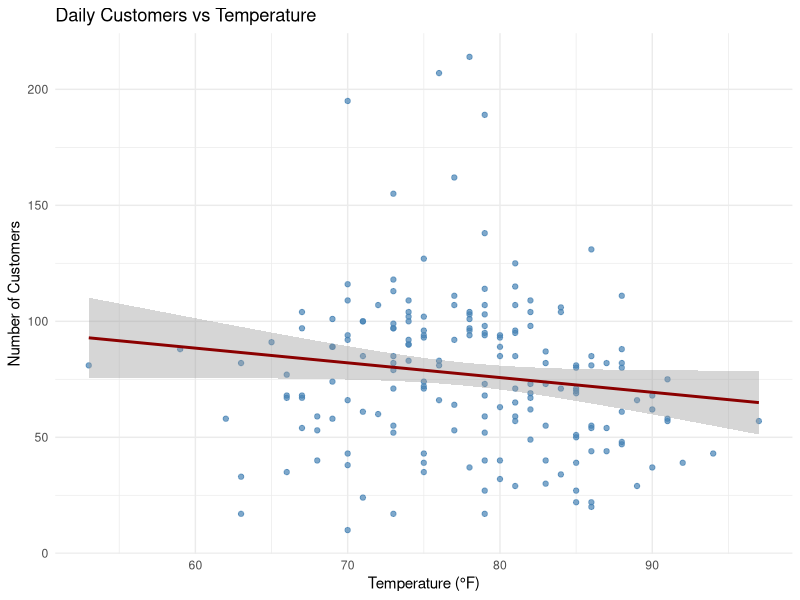
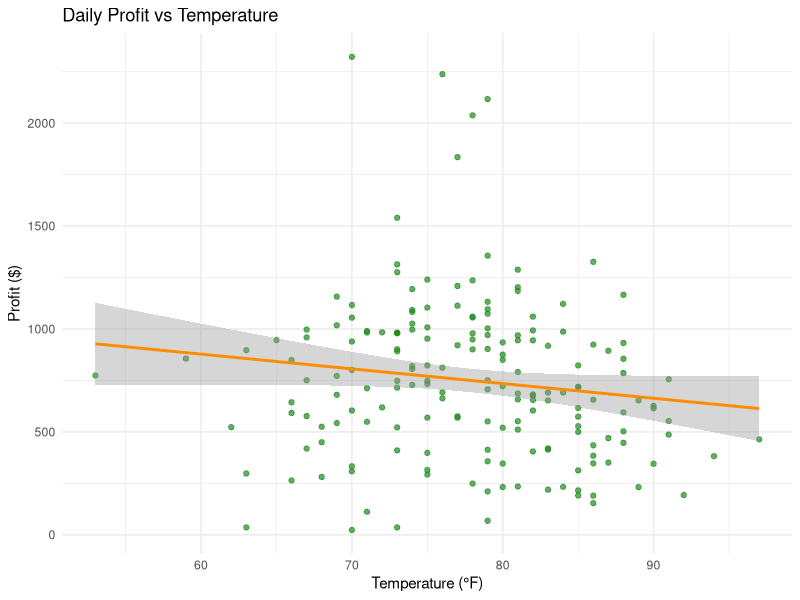
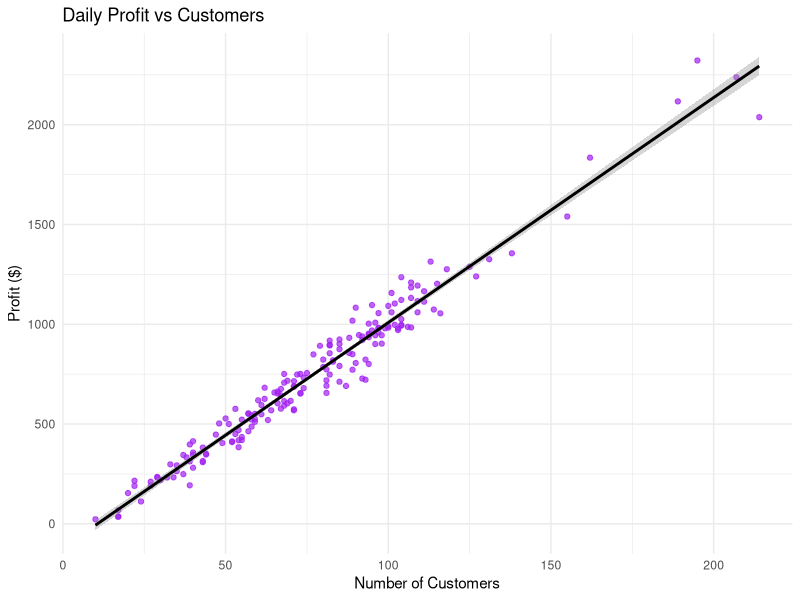
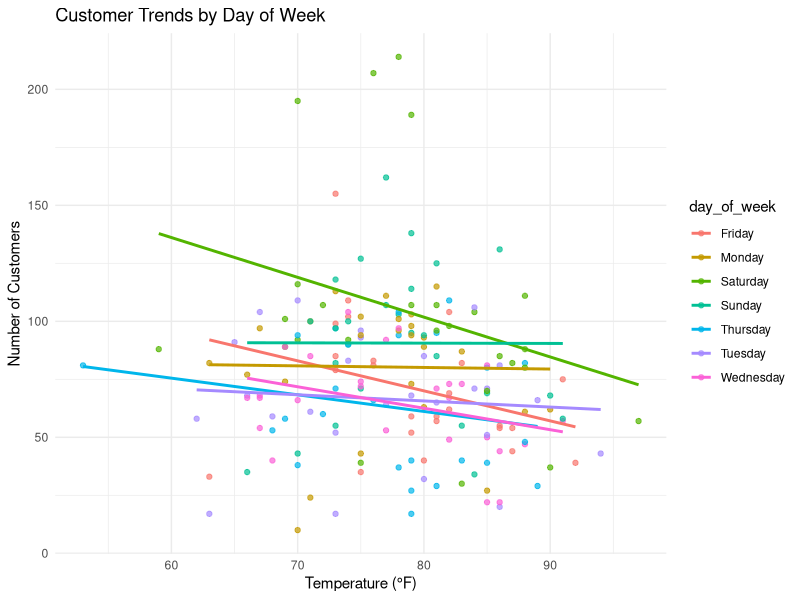

These figures' R source, in order:

library(tidyverse)
library(caret)

food <- read_csv('ism6404_food_truck.csv')

# Inspect data
glimpse(food)

# Data Preparation
food_clean <- food %>%
  filter(!is.na(temperature))

# 1. Correlation Analysis
correlation <- cor(food_clean$customers, food_clean$temperature)
print(paste("Correlation between customers and temperature:", round(correlation, 3)))

# 2. Visualization: Customers vs Temperature
ggplot(food_clean, aes(x = temperature, y = customers)) +
  geom_point(color = "steelblue", alpha = 0.7) +
  geom_smooth(method = "lm", se = TRUE, color = "darkred") +
  labs(
    title = "Daily Customers vs Temperature",
    x = "Temperature (°F)",
    y = "Number of Customers"
  ) +
  theme_minimal()

# 3. Linear Regression: Customers ~ Temperature
lm_customers <- lm(customers ~ temperature, data = food_clean)
summary(lm_customers)

# 4. Multiple Regression: Profit ~ Temperature + Customers
lm_profit <- lm(profit ~ temperature + customers, data = food_clean)
summary(lm_profit)

# 5. Visualization: Profit vs Temperature & Customers

# Profit vs Temperature
ggplot(food_clean, aes(x = temperature, y = profit)) +
  geom_point(color = "forestgreen", alpha = 0.7) +
  geom_smooth(method = "lm", se = TRUE, color = "darkorange") +
  labs(
    title = "Daily Profit vs Temperature",
    x = "Temperature (°F)",
    y = "Profit ($)"
  ) +
  theme_minimal()

# Profit vs Customers
ggplot(food_clean, aes(x = customers, y = profit)) +
  geom_point(color = "purple", alpha = 0.7) +
  geom_smooth(method = "lm", se = TRUE, color = "black") +
  labs(
    title = "Daily Profit vs Customers",
    x = "Number of Customers",
    y = "Profit ($)"
  ) +
  theme_minimal()

# 6. Extra: Facet by Day of Week
ggplot(food_clean, aes(x = temperature, y = customers, color = day_of_week)) +
  geom_point(alpha = 0.7) +
  geom_smooth(method = "lm", se = FALSE) +
  labs(
    title = "Customer Trends by Day of Week",
    x = "Temperature (°F)",
    y = "Number of Customers"
  ) +
  theme_minimal()

# Cross-Validation (10-fold CV)
train_control <- trainControl(method = "cv", number = 10)

# Model 1: Customers ~ Temperature
cv_customers <- train(customers ~ temperature,
                      data = food_clean,
                      method = "lm",
                      trControl = train_control)
print(cv_customers)

# Model 2: Profit ~ Temperature + Customers
cv_profit <- train(profit ~ temperature + customers,
                   data = food_clean,
                   method = "lm",
                   trControl = train_control)
print(cv_profit)
